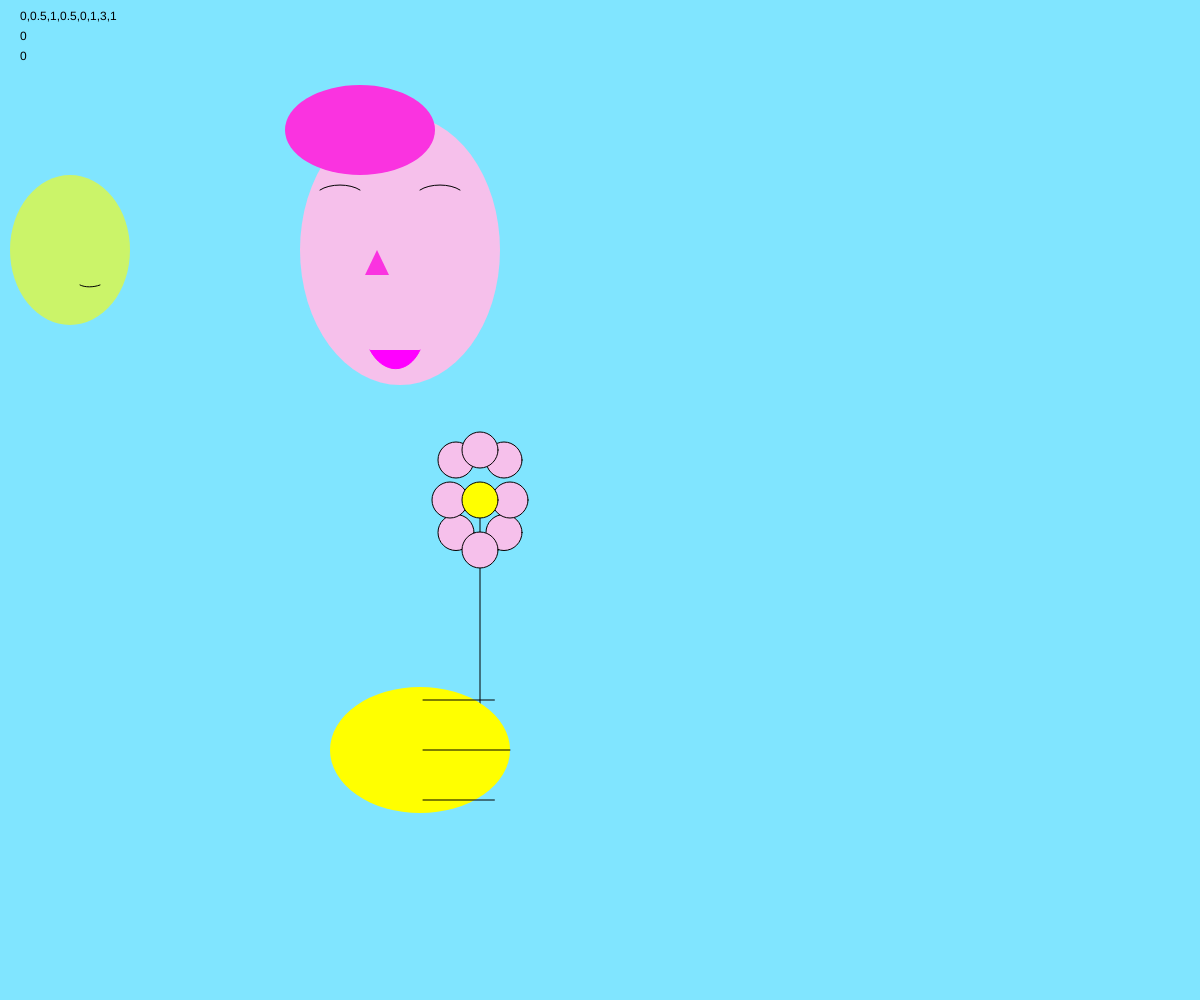
Frame 1 (no input)
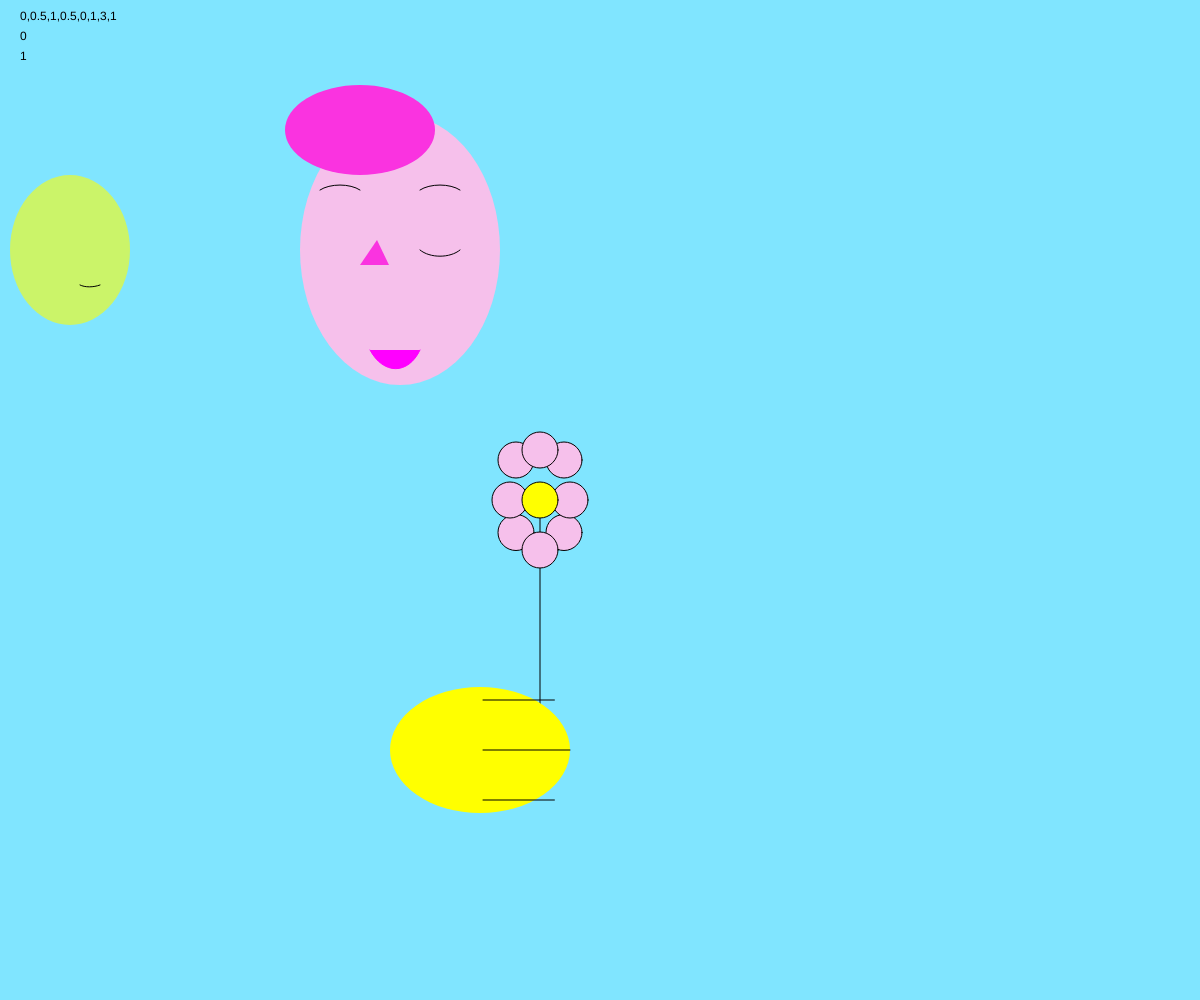
Frame 60 (no input)
Frame 120 (the mouse pressed at the canvas centre since frame 60): identical to frame 1, image omitted

The p5.js sketch that drew these frames (run headless with seeded random() and noise() and a simulated clock; from frame 60 on, the mouse is pressed at the canvas centre):

// p5.js sketch
// ── sketch.js
// final project

//description: two classes of side profiles talking to one another

var person1;
var person2;
var flower;
var hand;
var time1;

function setup() {

    createCanvas(windowWidth,windowHeight);


    var s=(width*-0.3);
    var t=0;
    // var size1=width*0.3;
    person1 = new PersonOne(u,v);
    var u=width*0.8;
    var v=height*0.47;
    person2 = new PersonTwo(u,v);
    flower = new Flowers();

}

function draw() {

    // time1=map(mouseX,0,500,100,255);
    background(128, 229, 255);



    person1.display();
    person2.picture();
    flower.display();

    setTimeout(heartBG,6000);

}

function heartBG(){
    noStroke();
    fill(255, 153, 255);
    ellipse(width*0.5,height*0.3,((width*0.4)*0.09),((width*0.4)*0.09));
    ellipse(width*0.525,height*0.3,((width*0.4)*0.09),((width*0.4)*0.09));
    fill(255, 153, 255);
    triangle(width*0.47875,height*0.3,width*0.5115,height*0.4,width*0.5461,height*0.3);
    // setTimeout(heartBG,5000);
}

// ── PersonOne.js
// final project

//description: two classes of side profiles talking to one another

function PersonOne(x,y){

    this.x=width*0.25;
    this.y=height*0.4;
    this.eyeX1=this.x*1.05;
    this.eyeY1=this.x*0.75;
    this.eyeSpace2=this.eyeX1*0.15;
    this.sizeHead= (width*0.2);
    this.mouth1=PI/4;
    this.mouthX1=this.x*1.15;
    this.mouthY1=this.x*1.05;
    this.mouthSize1=(width*0.3)*0.08;
    this.eyeSize1=(width*0.3)*0.05;
}

PersonOne.prototype.display= function(){
    // head
    noStroke();
    fill(255,255,0,150);
    ellipse(this.x,this.y,this.sizeHead,this.sizeHead);
    // eye 1
    noStroke();
    fill(0);
    ellipse(this.eyeX1,this.eyeY1,this.eyeSize1,this.eyeSize1);
    // // eye 2
    noStroke();
    fill(0);
    ellipse(this.eyeX1+this.eyeSpace2,this.eyeY1,this.eyeSize1,this.eyeSize1);
    // open mouth
    noStroke();
    fill(0);
    ellipse(this.mouthX1,this.mouthY1,this.mouthSize1,this.mouthSize1);
    // closed mouth
    // noFill();
    // stroke(0);
    // curve(70,270,80,285,100,285,120,270);

};

PersonOne.prototype.mvt_unibrow= function(){

    // unibrow
    noFill();
    stroke(0);
    curve(this.eyeX1,this.eyeY1,this.eyeX1*0.25,this.eyeY1,this.eyeX1*0.3,this.eyeY1,this.eyeX*0.5,this.eyeY1);


};

// ── PersonTwo.js
function PersonTwo(u,v,size2) {

    this.u=u;
    this.v=v;
    this.mouthSize2=30;
    this.mouth2=PI/4;
    this.eyeSize2=size2;
    this.facePos = 0;
    this.faceWait = 60;
    this.timer = 0;

    this.facePtr = 0;
    this.seqID = 0;

    this.facialSeq = [
        [[0, 0.5], [1,0.5], [0, 1], [3, 1]],
        [[3, 0.5], [0,0.5], [3, 1]],
        [[1, 1], [2, 1], [1, 1]],
        [[0, 4]]
];

}

PersonTwo.prototype.picture= function(){
    this.newFaceMvt();

    push();
    // head
    noStroke();
    fill(246,192,235);
    ellipse(400,250,200,270);


// EYELASHES
// steps=6;
// for ( var g = 0; g <= steps; g++) {
//     var t=g/steps;
//     var x=curvePoint(400,420,460,480,t);
//     var y=curve(200,250,250,200,t);
//     var tx=curveTangent(400,420,460,480,t);
//     var ty=curveTangent(200,250,250,200,t);
//     var a=atan2(ty, tx);
//      a-=PI/2;
//     line(x,y,cos(a)*8+x,sin(a)*8+y);
// }
    // hair
    noStroke();
    fill(250,51,224);
    ellipse(360,130,150,90);
    // eyebrow1
    noFill();
    stroke(0);
    curve(300,230,320,190,360,190,380,230);
    // eyebrow2
    noFill();
    stroke(0);
    curve(400,230,420,190,460,190,480,230);

    if (this.facePos === 0) {
        this.mvt_openEye1();
        this.mvt_openEye2();
        this.mvt_openMouth2();
        this.newNoseMvt();
    } else if (this.facePos === 1) {
        this.mvt_openEye1();
        this.mvt_closedEye2();
        this.mvt_openMouth2();
        this.newNose2Mvt();

    } else if (this.facePos === 2) {
        this.mvt_closedEye1();
        this.mvt_openEye2();
        this.mvt_pursedLip();
        this.newNoseMvt();
    } else if (this.facePos === 3) {
        this.mvt_closedEye1();
        this.mvt_closedEye2();
        this.mvt_pursedLip();
        this.newNose2Mvt();
    }

    fill(0);
    strokeWeight(0.1);
    text(this.facialSeq[this.seqID], 20, 20);
    text(this.seqID, 20, 40);
    text(this.facePos, 20, 60);
    pop();
};

PersonTwo.prototype.mvt_openEye1 = function(){
    // open eye 1
    noStroke();
    fill(0);
    ellipse(this.u,this.v,this.eyeSize2,35);
};

PersonTwo.prototype.mvt_openEye2 = function(){
    // open eye 2
    noStroke();
    fill(0);
    ellipse(this.u+85,this.v,this.eyeSize2,35);
};

PersonTwo.prototype.mvt_closedEye1 = function(){
// closed eye 1
    noFill();
    stroke(0);
    curve(300,200,320,250,360,250,380,200);
};

PersonTwo.prototype.mvt_closedEye2 = function(){
    // closed eye 2
    noFill();
    stroke(0);
    curve(400,200,420,250,460,250,480,200);
};


PersonTwo.prototype.mvt_pursedLip = function(){
    // pursed Lip
    stroke(0);
    line(370,350,400,350);

};

PersonTwo.prototype.mvt_openMouth2 = function(){
    // mouth
    stroke(255,0,255);
    fill(255,0,255);
    curve(340,200,370,350,420,350,440,200);
};




PersonTwo.prototype.newFaceMvt = function () {
    this.timer++;
    if ( this.timer >= this.faceWait) {
        this.facePtr++;

        if (this.facePtr >= this.facialSeq[this.seqID].length) {
            this.seqID = floor( random( this.facialSeq.length ) );
            this.facePtr = 0;
        }

        this.facePos = this.facialSeq[this.seqID][this.facePtr][0];
        this.faceWait = this.facialSeq[this.seqID][this.facePtr][1] * frameRate();

        this.timer = 0;
    }
};

PersonTwo.prototype.newNoseMvt = function () {
    // nose
    noStroke();
    fill(250,51,224);
    triangle(365,275,377,250,389,275);
};
PersonTwo.prototype.newNose2Mvt = function () {
    // nose
    noStroke();
    fill(250,51,224);
    triangle(360,265,377,240,389,265);
};
        // this.facePos = floor( random( 4 ) );
        // this.faceWait = floor( random( 20, 120 ) );
        // this.timer = 0;

// ── flowers.js
// final project

//description: two classes of side profiles talking to one another
function Flowers(x,y){

    this.x=x;
    this.y=y;
    this.stemX=width*0.4;
    this.stemX2=width*0.45;
    this.stemY1=height*0.75;
    this.stemY2=height*0.5;
    this.handX=width*0.35;
    this.handY=height*0.75;
    this.handX2=width*0.4;
    // translation parameters
    this.timer3=0;
    this.flowPos=0;
    this.flowWait=60;

    this.flowPtr=0;
    this.SeqID3=0;

    this.flowSeq3 = [
            [[0,0.5], [1,0.5], [0,1], [3,1]],
            [[3,0.5], [0,0.5], [3,1]],
            [[1,1], [2,1], [1,1]],
            [[0,4]]
];
}
Flowers.prototype.display= function(){

    this.newFlowermvt();

    push();

    // stroke(0);
    translate(this.x, this.y);
    // line(this.stemX,this.stemY1,this.stemX,this.stemY2);

    if (this.flowPos === 0) {
        this.mvt_stem();
        this.mvt_petals();
        this.mvt_middle();
        this.mvt_Hand1();
        this.mvt_Fingers1();
    } else if (this.flowPos === 1) {
        this.mvt_stem2();
        this.mvt_petals2();
        this.mvt_middle2();
        this.mvt_Hand2();
        this.mvt_Fingers2();
    } else if (this.flowPos === 2) {
        this.mvt_stem();
        this.mvt_petals();
        this.mvt_middle();
        this.mvt_Hand1();
        this.mvt_Fingers1();

    } else if (this.flowPos === 3) {
        this.mvt_stem2();
        this.mvt_petals2();
        this.mvt_middle2();
        this.mvt_Hand2();
        this.mvt_Fingers2();
    }

    pop();

};

Flowers.prototype.newFlowermvt= function(){

    this.timer3++;

    if (this.timer3 >= this.flowWait) {
        this.flowPtr++;

        if (this.flowPtr>=this.flowSeq3[this.SeqID3].length) {
            this.SeqID3= floor( random(this.flowSeq3.length));
            this.flowPtr=0;
        }

        this.flowPos= this.flowSeq3[this.SeqID3][this.flowPtr][0];
        this.flowWait= this.flowSeq3[this.SeqID3][this.flowPtr][1] * frameRate();

        this.timer3=0;
    }

};

Flowers.prototype.mvt_stem= function(){
    // stem position 1
    stroke(0);
    line(this.stemX,this.stemY1,this.stemX,this.stemY2);
};

Flowers.prototype.mvt_stem2= function(){
    // stem position 2
    stroke(0);
    line(this.stemX2,this.stemY1,this.stemX2,this.stemY2);

};

Flowers.prototype.mvt_petals= function(){

    // petal one
    stroke(0);
    fill(246,192,235);
    ellipse(width*0.42,height*0.46,(width*0.3)*0.1,(width*0.3)*0.1);

    // petal two
    stroke(0);
    fill(246,192,235);
    ellipse(width*0.38,height*0.46,(width*0.3)*0.1,(width*0.3)*0.1);

    // petal three
    stroke(0);
    fill(246,192,235);
    ellipse(width*0.38,height*0.5325,(width*0.3)*0.1,(width*0.3)*0.1);

    // petal four
    stroke(0);
    fill(246,192,235);
    ellipse(width*0.42,height*0.5325,(width*0.3)*0.1,(width*0.3)*0.1);

    // petal five
    stroke(0);
    fill(246,192,235);
    ellipse(width*0.4,height*0.45,(width*0.3)*0.1,(width*0.3)*0.1);

    // petal six
    stroke(0);
    fill(246,192,235);
    ellipse(width*0.4,height*0.55,(width*0.3)*0.1,(width*0.3)*0.1);

    // petal seven
    stroke(0);
    fill(246,192,235);
    ellipse(width*0.375,height*0.5,(width*0.3)*0.1,(width*0.3)*0.1);

    // petal eight
    stroke(0);
    fill(246,192,235);
    ellipse(width*0.425,height*0.5,(width*0.3)*0.1,(width*0.3)*0.1);
};

Flowers.prototype.mvt_petals2= function(){

    // petal one
    stroke(0);
    fill(246,192,235);
    ellipse(width*0.47,height*0.46,(width*0.3)*0.1,(width*0.3)*0.1);

    // petal two
    stroke(0);
    fill(246,192,235);
    ellipse(width*0.43,height*0.46,(width*0.3)*0.1,(width*0.3)*0.1);

    // petal three
    stroke(0);
    fill(246,192,235);
    ellipse(width*0.43,height*0.5325,(width*0.3)*0.1,(width*0.3)*0.1);

    // petal four
    stroke(0);
    fill(246,192,235);
    ellipse(width*0.47,height*0.5325,(width*0.3)*0.1,(width*0.3)*0.1);

    // petal five
    stroke(0);
    fill(246,192,235);
    ellipse(width*0.45,height*0.45,(width*0.3)*0.1,(width*0.3)*0.1);

    // petal six
    stroke(0);
    fill(246,192,235);
    ellipse(width*0.45,height*0.55,(width*0.3)*0.1,(width*0.3)*0.1);

    // petal seven
    stroke(0);
    fill(246,192,235);
    ellipse(width*0.425,height*0.5,(width*0.3)*0.1,(width*0.3)*0.1);

    // petal eight
    stroke(0);
    fill(246,192,235);
    ellipse(width*0.475,height*0.5,(width*0.3)*0.1,(width*0.3)*0.1);


};

Flowers.prototype.mvt_middle= function(){
    // flower middle pos 1
    fill(255,255,0);
    ellipse(width*0.4,height*0.5,(width*0.3)*0.1,(width*0.3)*0.1);
};

Flowers.prototype.mvt_middle2= function(){
    // flower middle pos 2
    fill(255,255,0);
    ellipse(this.stemX2,height*0.5,(width*0.3)*0.1,(width*0.3)*0.1);
};


Flowers.prototype.mvt_Hand1= function(){

    // hand
    noStroke();
    fill(255,255,0);
    ellipse(this.handX,this.handY,((width*0.3)*0.5),((width*0.3)*0.35));

};

Flowers.prototype.mvt_Hand2= function(){

    // hand
    noStroke();
    fill(255,255,0);
    ellipse(this.handX2,this.handY,((width*0.3)*0.5),((width*0.3)*0.35));

};

Flowers.prototype.mvt_Fingers1= function(){
    // finger 1
    stroke(0);
    line(width*0.3525,height*0.7,width*0.412,height*0.7);
    // finger 2
    stroke(0);
    line(width*0.3525,height*0.75,width*0.425,height*0.75);
    // finger 3
    stroke(0);
    line(width*0.3525,height*0.8,width*0.412,height*0.8);

};

Flowers.prototype.mvt_Fingers2= function(){
    // finger 1
    stroke(0);
    line(width*0.4025,height*0.7,width*0.462,height*0.7);
    // finger 2
    stroke(0);
    line(width*0.4025,height*0.75,width*0.475,height*0.75);
    // finger 3
    stroke(0);
    line(width*0.4025,height*0.8,width*0.462,height*0.8);

};

// ── profiles.js
// final project

//description: two classes of side profiles talking to one another

function PersonOne(s,t,size1){

    this.x=s;
    this.y=t;
    this.mouth1=PI/4;
    this.mouthSize=15;
    this.eyeSize1=size1;
}

PersonOne.prototype.display= function(){
    // head
    noStroke();
    fill(255,255,0,150);
    ellipse(70,250,120,150);
    // eye 1
    noStroke();
    fill(0);
    ellipse(this.x-20,this.y,this.eyeSize1,this.eyeSize1);
    // eye 2
    noStroke();
    fill(0);
    ellipse(this.x,this.y,this.eyeSize1,this.eyeSize1);
    // open mouth
    // noStroke();
    // fill(0);
    // ellipse(this.x-5,this.y+68,this.mouthSize,this.mouthSize);
    // closed mouth
    noFill();
    stroke(0);
    curve(70,270,80,285,100,285,120,270);
    // unibrow
    noFill();
    stroke(0);
    curve(this.x-55,this.y,this.x-25,this.y-15,this.x+5,this.y-15,this.x+45,this.y);

};
